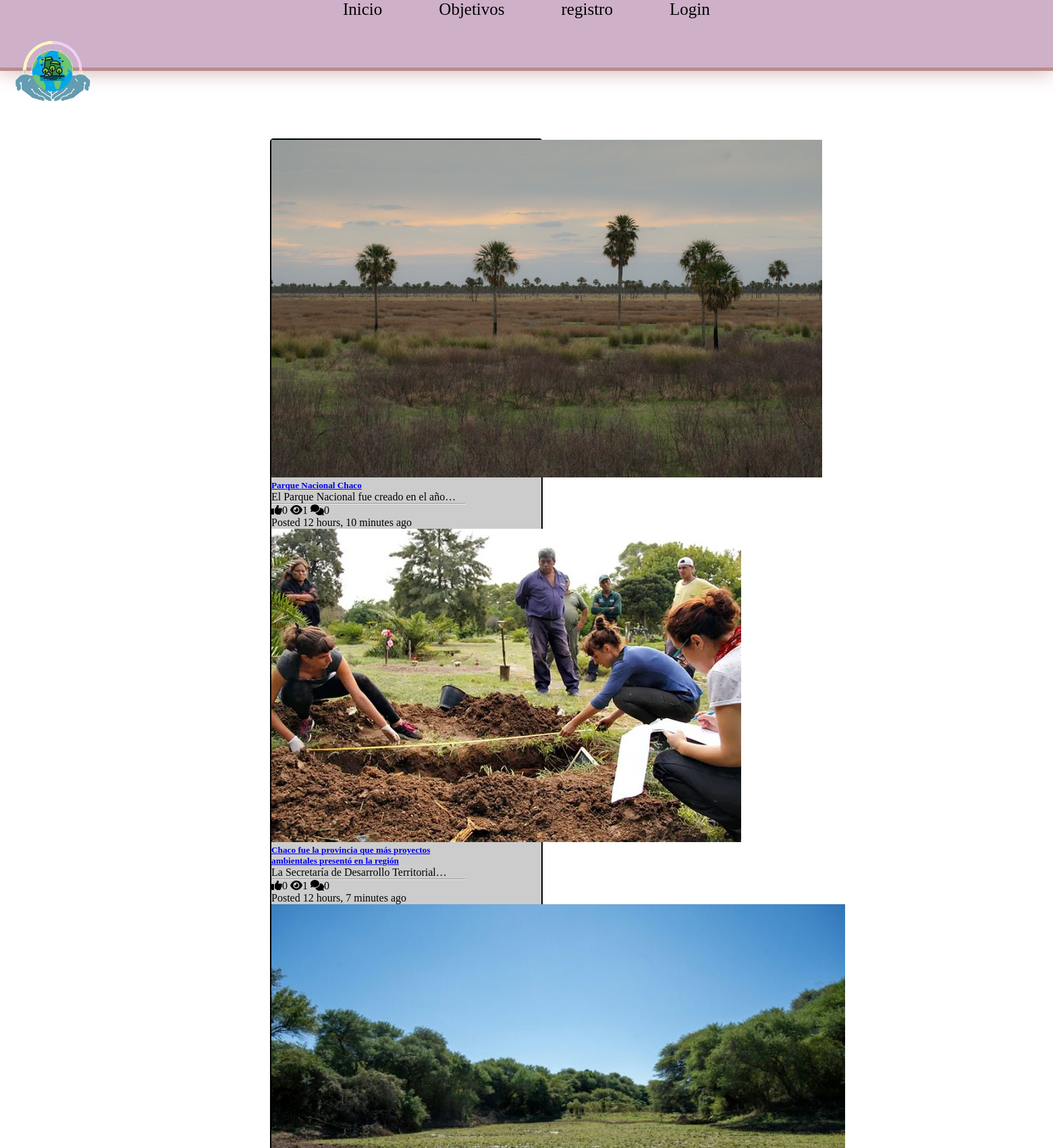
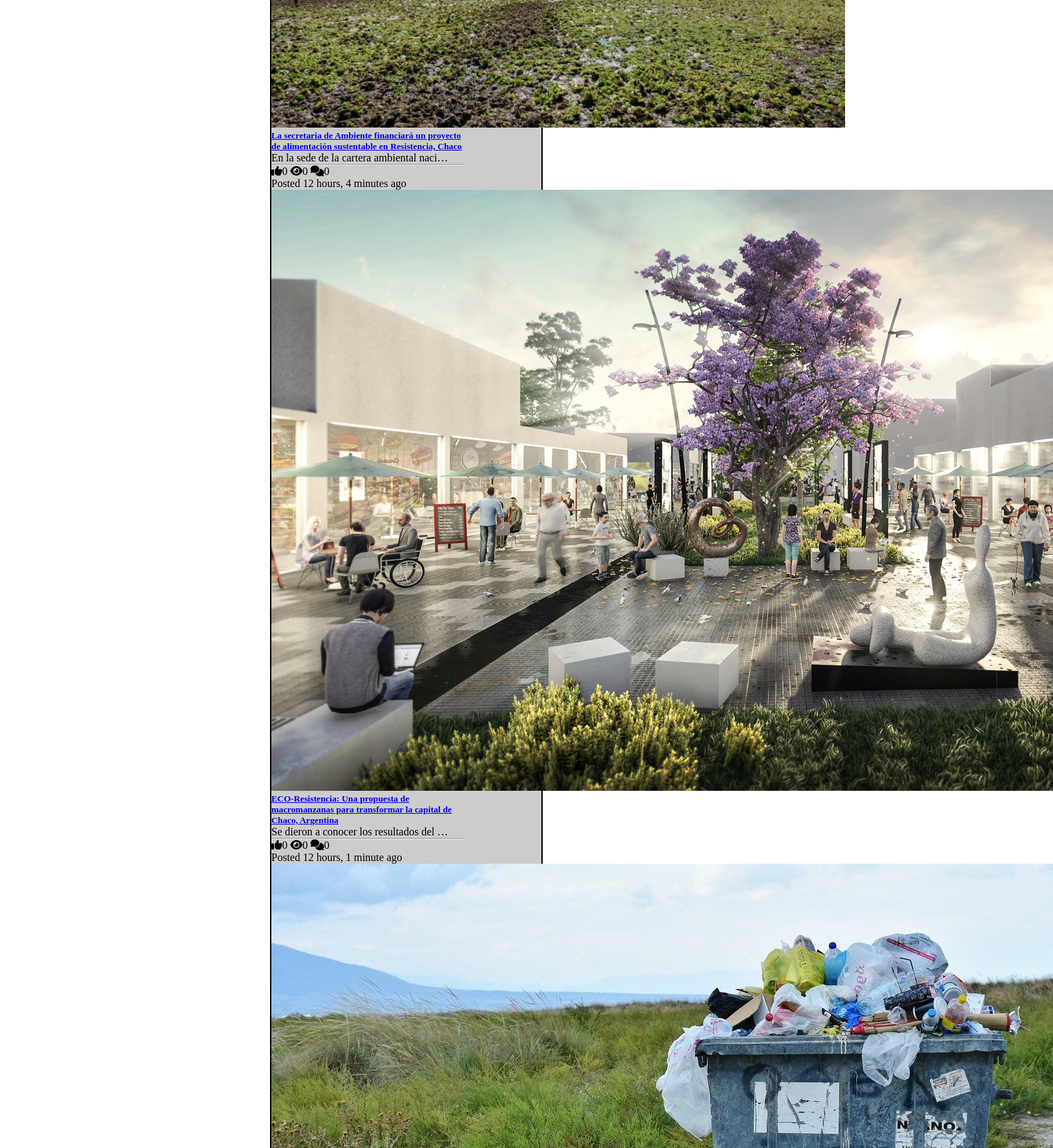
The page / (upper part) on the database its author committed (2 pictures, top to bottom).
### posts/models.py (models this page shows, shortened)
class Post(models.Model):
    title= models.CharField(max_length=100)
    content= models.TextField()
    thumbnail = models.ImageField()
    publish_date = models.DateTimeField(auto_now_add=True)
    last_updated=models.DateTimeField(auto_now=True)
    author = models.ForeignKey(User, on_delete=models.CASCADE)
    slug = models.SlugField()
    def get_absolute_url(self):
        return reverse("detail", kwargs={
            'slug': self.slug
        })
    @property
    def get_comment_count(self):
       return self.comment_set.all().count()
    @property
    def get_view_count(self):
       return self.postview_set.all().count()
    @property
    def get_like_count(self):
       return self.like_set.all().count()

### posts/views.py (the view)
# urls.py: path('',PostListView.as_view(), name='list'),
class PostListView(ListView):
     model = Post

### templates/posts/post_list.html
{% extends "base.html" %}
{% block content %}
<div class="container">
    <div class="row">
        {% for object in object_list %}
        <div class="col-2">
            <div class="card" style="width: 18rem;">
                <img src="{{ object.thumbnail.url }}" class="card-img-top" alt="...">
                <div class="card-body">
                    <a href="{{ object.get_absolute_url }}">
                        <h5 class="card-title">{{ object.title}}</h5>
                    </a>
                    <p class="card-text">{{ object.content|truncatechars:40 }}</p>
                    <hr/>
                    <p>
                        <span><i class="fas fa-thumbs-up ml-2"></i>{{ object.get_like_count }}</span>
                        <span><i class="fas fa-eye ml-2"></i>{{ object.get_view_count }}</span>
                        <span><i class="fas fa-comments ml-2"></i>{{ object.get_comment_count }}</span>
                    </p>
                    <p class="cardd-text">
                       Posted {{object.publish_date|timesince}} ago
                    </p>
                </div>
            </div>
        </div>
        {% endfor %}
    </div>
</div>
{% endblock content %}

### static/style.css (style rules this page uses)
* { margin: 0; padding: 0; }
body { background: white; font-family: Calibri; }
.container { background-color: #ccc; width: 400px; margin-left: 400px; margin-top: 100px; border: solid, 2px; justify-content: center; border-radius: 5px; }

### rows shown on the page
Post: thumbnail (picture), title "Parque Nacional Chaco", content "El Parque Nacional fue creado en el año…", get_like_count "0", get_view_count "1", get_comment_count "0", publish_date "12 hours, 10 minutes"
Post: thumbnail (picture), title "Chaco fue la provincia que más proyectos ambientales presentó en la región", content "La Secretaría de Desarrollo Territorial…", get_like_count "0", get_view_count "1", get_comment_count "0", publish_date "12 hours, 7 minutes"
Post: thumbnail (picture), title "La secretaria de Ambiente financiará un proyecto de alimentación sustentable en Resistencia, Chaco", content "En la sede de la cartera ambiental naci…", get_like_count "0", get_view_count "0", get_comment_count "0", publish_date "12 hours, 4 minutes"
Post: thumbnail (picture), title "ECO-Resistencia: Una propuesta de macromanzanas para transformar la capital de Chaco, Argentina", content "Se dieron a conocer los resultados del …", get_like_count "0", get_view_count "0", get_comment_count "0", publish_date "12 hours, 1 minute"
Post: thumbnail (picture)
